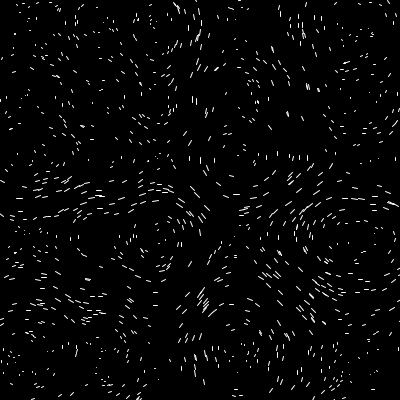
Frame 1 (no input)
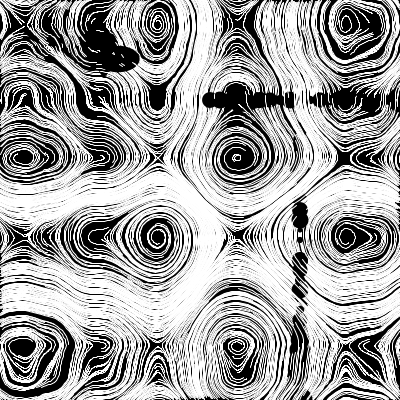
Frame 60 (the mouse pressed at the canvas centre just before this capture)
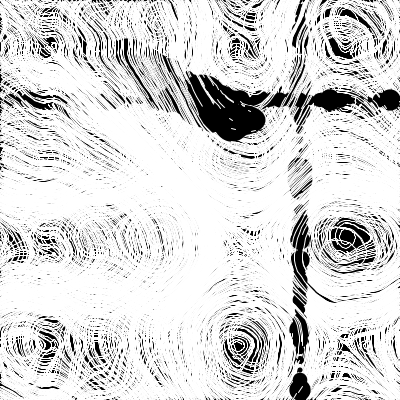
Frame 120 (the mouse held since frame 60 and released just before this capture)

The Processing sketch that drew these frames (run headless with seeded random() and noise(); from frame 60 on, the mouse is pressed at the canvas centre):

// Processing sketch: processing_15646
// ── processing_15646.pde

//Particle system from Starkes, edited by Rolland Leung

float radius;
float x;
float y;
float xball;
float yball;
float xspeed = 2;
float yspeed = 1;
float speed = 10;
int NUM_PARTICLES = 1000;
ParticleSystem p;

void setup() 
{
  smooth();
  size(400,400);
  background(0);
  noStroke();
  p = new ParticleSystem();
}

void draw() 
{
  noStroke();
  fill(0,5);
  radius = random(25);
  xball = xball + xspeed;
  yball = yball + yspeed;
  y = y + speed;
  x = x + speed; 
  //stroke(0);
  fill(0);
  ellipse(xball,yball,random(55),random(55));
  ellipse(300,y,radius,radius);
  ellipse(x,100,radius,radius);

  if(x > 400) {
    speed = -10; 
    x = x + speed;
  }
  if(speed == -10) {
    if (x == 0) {
      speed = 10;
    }
  }

  if(y > 400) {
    speed = -10; 
    y = y + speed;
  }
  if(speed == -10) {
    if (y == 0) {
      speed = 10;
    }
  }

  if(xball>400) {
    xspeed = -2;
  }
  if(xball<0) {
    xspeed = +2;
    {
      if(yball>400) {
        yspeed =-random(50);
      }
      if(yball<0) {
        yspeed = random(50);
      }
    }
  }
    p.update();
    p.render();

    float a = random(-30,30);
    float i = random(10,180);
    
}
 

  class Particle
  {
    PVector position, velocity;

    Particle()
    {
      position = new PVector(random(width),random(height));
      velocity = new PVector();
    }

    void update()
    {
      velocity.x = 20*(noise(mouseX/10+position.y/100)-0.5);
      velocity.y = 20*(noise(mouseY/10+position.x/100)-0.5);
      position.add(velocity);

      if(position.x<0)position.x+=width;
      if(position.x>width)position.x-=width;
      if(position.y<0)position.y+=height;
      if(position.y>height)position.y-=height;
    }

    void render()
    {
      stroke(255);
      line(position.x,position.y,position.x-velocity.x,position.y-velocity.y);
    }
  }

  class ParticleSystem
  {
    Particle[] particles;

    ParticleSystem()
    {
      particles = new Particle[NUM_PARTICLES];
      for(int i = 0; i < NUM_PARTICLES; i++)
      {
        particles[i]= new Particle();
      }
    }

    void update()
    {
      for(int i = 0; i < NUM_PARTICLES; i++)
      {
        particles[i].update();
      }
    }

    void render()
    {
      for(int i = 0; i < NUM_PARTICLES; i++)
      {
        particles[i].render();
      }
    }
  }
  
